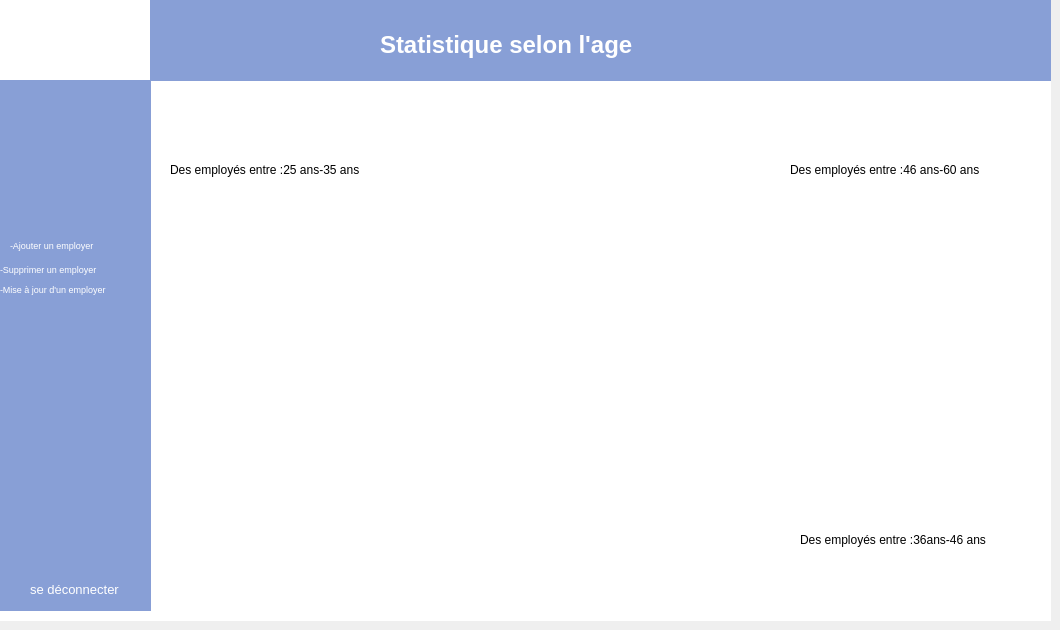
      <widget class="QWidget" name="tab_2">
       <attribute name="title">
        <string>statistique</string>
       </attribute>
       <widget class="QLabel" name="label_14">
        <property name="geometry">
         <rect>
          <x>0</x>
          <y>0</y>
          <width>1051</width>
          <height>621</height>
         </rect>
        </property>
        <property name="styleSheet">
         <string notr="true">background-color: rgb(255, 255, 255);</string>
        </property>
        <property name="text">
         <string/>
        </property>
       </widget>
       <widget class="QLabel" name="label_15">
        <property name="geometry">
         <rect>
          <x>0</x>
          <y>0</y>
          <width>151</width>
          <height>71</height>
         </rect>
        </property>
        <property name="text">
         <string/>
        </property>
        <property name="pixmap">
         <pixmap>../logo inter.png</pixmap>
        </property>
        <property name="scaledContents">
         <bool>true</bool>
        </property>
       </widget>
       <widget class="QLabel" name="label_16">
        <property name="geometry">
         <rect>
          <x>0</x>
          <y>80</y>
          <width>151</width>
          <height>531</height>
         </rect>
        </property>
        <property name="styleSheet">
         <string notr="true">background-color: rgb(136, 159, 214);</string>
        </property>
        <property name="text">
         <string/>
        </property>
       </widget>
       <widget class="QLabel" name="label_17">
        <property name="geometry">
         <rect>
          <x>150</x>
          <y>0</y>
          <width>901</width>
          <height>81</height>
         </rect>
        </property>
        <property name="styleSheet">
         <string notr="true">background-color: rgb(136, 159, 214);</string>
        </property>
        <property name="text">
         <string/>
        </property>
       </widget>
       <widget class="QLabel" name="label_38">
        <property name="geometry">
         <rect>
          <x>10</x>
          <y>230</y>
          <width>121</width>
          <height>31</height>
         </rect>
        </property>
        <property name="text">
         <string>&lt;html&gt;&lt;head/&gt;&lt;body&gt;&lt;p&gt;&lt;span style=&quot; font-size:7pt; color:#ffffff;&quot;&gt;-Ajouter un employer&lt;/span&gt;&lt;/p&gt;&lt;/body&gt;&lt;/html&gt;</string>
        </property>
       </widget>
       <widget class="QLabel" name="label_39">
        <property name="geometry">
         <rect>
          <x>0</x>
          <y>260</y>
          <width>131</width>
          <height>20</height>
         </rect>
        </property>
        <property name="text">
         <string>&lt;html&gt;&lt;head/&gt;&lt;body&gt;&lt;p&gt;&lt;span style=&quot; font-size:7pt; color:#ffffff;&quot;&gt;-Supprimer un employer&lt;/span&gt;&lt;/p&gt;&lt;/body&gt;&lt;/html&gt;</string>
        </property>
       </widget>
       <widget class="QLabel" name="label_40">
        <property name="geometry">
         <rect>
          <x>0</x>
          <y>280</y>
          <width>151</width>
          <height>20</height>
         </rect>
        </property>
        <property name="text">
         <string>&lt;html&gt;&lt;head/&gt;&lt;body&gt;&lt;p&gt;&lt;span style=&quot; font-size:7pt; color:#ffffff;&quot;&gt;-Mise à jour d'un employer&lt;/span&gt;&lt;/p&gt;&lt;/body&gt;&lt;/html&gt;</string>
        </property>
       </widget>
       <widget class="QLabel" name="label_67">
        <property name="geometry">
         <rect>
          <x>30</x>
          <y>580</y>
          <width>121</width>
          <height>20</height>
         </rect>
        </property>
        <property name="text">
         <string>&lt;html&gt;&lt;head/&gt;&lt;body&gt;&lt;p&gt;&lt;span style=&quot; font-size:10pt; color:#ffffff;&quot;&gt;se déconnecter&lt;/span&gt;&lt;/p&gt;&lt;/body&gt;&lt;/html&gt;</string>
        </property>
       </widget>
       <widget class="QLabel" name="label_77">
        <property name="geometry">
         <rect>
          <x>970</x>
          <y>10</y>
          <width>81</width>
          <height>61</height>
         </rect>
        </property>
        <property name="text">
         <string/>
        </property>
        <property name="pixmap">
         <pixmap>../15.png</pixmap>
        </property>
        <property name="scaledContents">
         <bool>true</bool>
        </property>
       </widget>
       <widget class="QLabel" name="label_78">
        <property name="geometry">
         <rect>
          <x>920</x>
          <y>20</y>
          <width>51</width>
          <height>51</height>
         </rect>
        </property>
        <property name="text">
         <string/>
        </property>
        <property name="pixmap">
         <pixmap>../6086198-icone-de-notification-pour-le-web-vectoriel.png</pixmap>
        </property>
        <property name="scaledContents">
         <bool>true</bool>
        </property>
       </widget>
       <widget class="QLabel" name="label_80">
        <property name="geometry">
         <rect>
          <x>380</x>
          <y>20</y>
          <width>431</width>
          <height>51</height>
         </rect>
        </property>
        <property name="text">
         <string>&lt;html&gt;&lt;head/&gt;&lt;body&gt;&lt;p&gt;&lt;span style=&quot; font-size:18pt; font-weight:700; color:#ffffff;&quot;&gt;Statistique selon l'age&lt;/span&gt;&lt;/p&gt;&lt;/body&gt;&lt;/html&gt;</string>
        </property>
       </widget>
       <widget class="QLabel" name="label_82">
        <property name="geometry">
         <rect>
          <x>410</x>
          <y>260</y>
          <width>63</width>
          <height>81</height>
         </rect>
        </property>
        <property name="text">
         <string>&lt;html&gt;&lt;head/&gt;&lt;body&gt;&lt;p&gt;&lt;span style=&quot; font-size:14pt; color:#ffffff;&quot;&gt;70%&lt;/span&gt;&lt;/p&gt;&lt;/body&gt;&lt;/html&gt;</string>
        </property>
       </widget>
       <widget class="QLabel" name="label_81">
        <property name="geometry">
         <rect>
          <x>170</x>
          <y>100</y>
          <width>241</width>
          <height>141</height>
         </rect>
        </property>
        <property name="text">
         <string>&lt;html&gt;&lt;head/&gt;&lt;body&gt;&lt;p&gt;Des employés entre :25 ans-35 ans&lt;/p&gt;&lt;/body&gt;&lt;/html&gt;</string>
        </property>
       </widget>
       <widget class="QLabel" name="label_86">
        <property name="geometry">
         <rect>
          <x>790</x>
          <y>100</y>
          <width>241</width>
          <height>141</height>
         </rect>
        </property>
        <property name="text">
         <string>&lt;html&gt;&lt;head/&gt;&lt;body&gt;&lt;p&gt;Des employés entre :46 ans-60 ans&lt;/p&gt;&lt;/body&gt;&lt;/html&gt;</string>
        </property>
       </widget>
       <widget class="QLabel" name="label_85">
        <property name="geometry">
         <rect>
          <x>800</x>
          <y>470</y>
          <width>241</width>
          <height>141</height>
         </rect>
        </property>
        <property name="text">
         <string>&lt;html&gt;&lt;head/&gt;&lt;body&gt;&lt;p&gt;Des employés entre :36ans-46 ans&lt;/p&gt;&lt;/body&gt;&lt;/html&gt;</string>
        </property>
       </widget>
       <widget class="QWidget" name="verticalLayoutWidget">
        <property name="geometry">
         <rect>
          <x>350</x>
          <y>190</y>
          <width>451</width>
          <height>321</height>
         </rect>
        </property>
        <layout class="QVBoxLayout" name="verticalLayout">
         <item>
          <widget class="QLabel" name="verticlLayout">
           <property name="text">
            <string/>
           </property>
           <property name="pixmap">
            <pixmap>../sat.png</pixmap>
           </property>
           <property name="scaledContents">
            <bool>true</bool>
           </property>
          </widget>
         </item>
        </layout>
       </widget>
      </widget>
